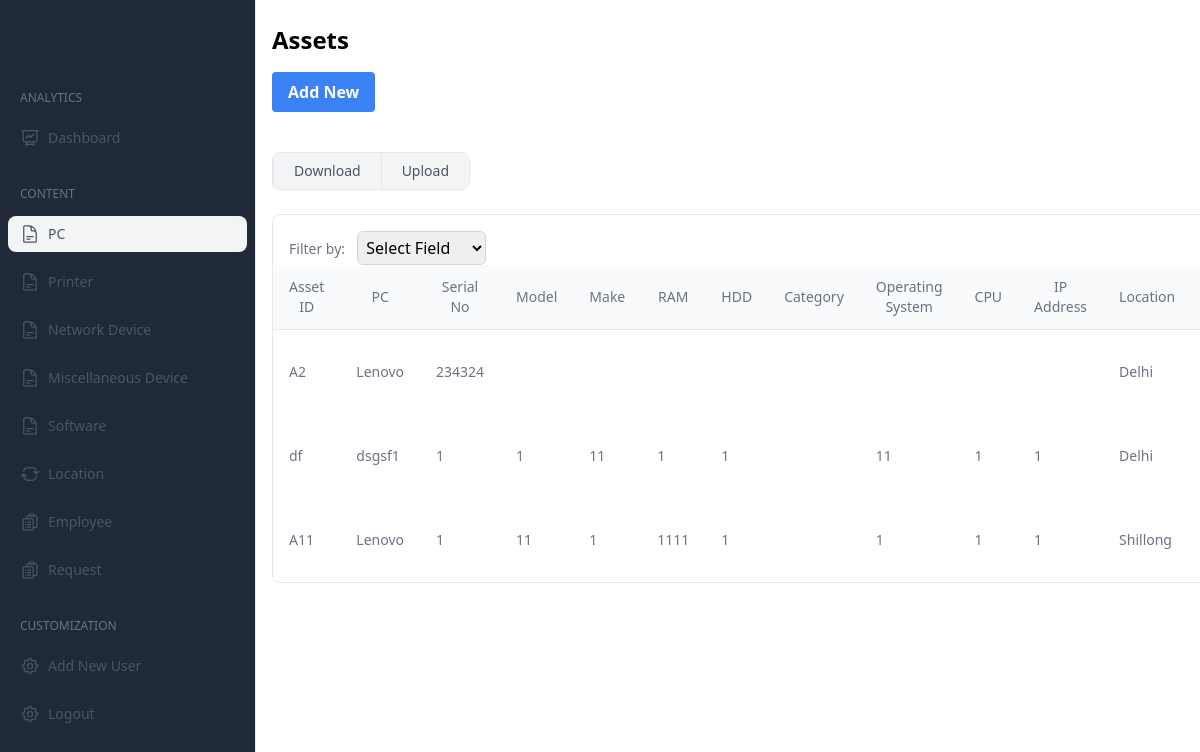
/pc/ (signed in), run on an earlier commit of the app's database.
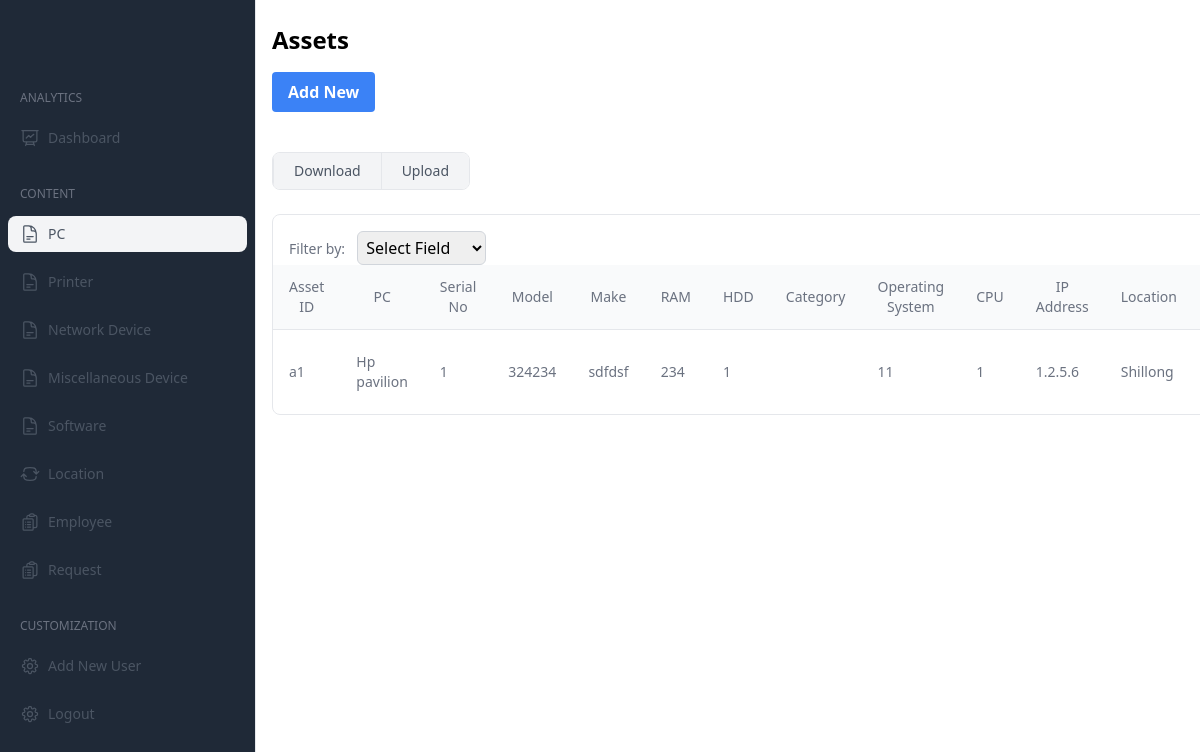
And on a later commit of the database.
### pc/models.py (models this page shows, shortened)
class PC(models.Model):
    pc_name = models.CharField(max_length=100)
    asset_id = models.CharField(max_length=6)
    serial_no = models.CharField(max_length=20)
    model = models.CharField(max_length=30)
    make = models.CharField(max_length=20)
    ram = models.CharField(max_length=10)
    hdd = models.CharField(max_length=10)
    catagory = models.CharField(max_length=20)
    operating_system = models.CharField(max_length=20)
    cpu = models.CharField(max_length=10)
    ip_address = models.CharField(max_length=20)
    location = models.ForeignKey(Location, on_delete=models.PROTECT, null=True)
    price = models.CharField(max_length=15)
    buy_date = models.DateField(default=datetime.date.today)
    warranty = models.IntegerField()
    expiry = models.DateField(null=True, blank=True)  # New field for expiry
    status = models.CharField(max_length=50, null=True)
    employee = models.ForeignKey(Employees, on_delete=models.PROTECT, null=True)
    softwares = models.ManyToManyField(Software)
    def get_software(self):
        return ", ".join([p.software_name for p in self.softwares.all()])

### location/models.py (models this page shows)
class Location(models.Model):
    location_name = models.CharField(max_length=50)
    def __str__(self):
        return self.location_name

### pc/views.py (the view, shortened to what this page needs)
# urls.py: path('pc/',pcviews.PCPage,name="pc_page"),
@login_required
def PCPage(req):
    if req.method=='GET':
        edata=Employees.objects.all()
        ldata=Location.objects.all()
        sdata=Software.objects.all()
        pdata=PC.objects.all()
        flag=3
        loc=""
        if req.user.is_authenticated:
            user = req.user
            if hasattr(user, 'myuser'):
                role = user.myuser.role
                if role=='superadmin':
                    flag=0
                elif role=='admin':
                    flag=1
                elif role=='itmanager':
                    flag=2
                    loc=user.myuser.location
                elif role=='employee':
                    flag=3
        data={
            'loc':loc,
            'flag':flag,
            'pdata':pdata,
            'ldata':ldata,
            'sdata':sdata,
            'edata':edata
        }
        return render(req,"pc.html",data)

### Employee/models.py (called while the page is built)
    def __str__(self):
        return self.employee_name

### templates/pc.html (shortened to what this page needs)
<!DOCTYPE html>
<html lang="en">
<head>
  <link href="https://cdn.jsdelivr.net/npm/tailwindcss@2.2.17/dist/tailwind.min.css" rel="stylesheet">
</head>
<body>
  <div  class="flex h-screen bg-gray-200">
    <aside id="sidebar" class="flex flex-col w-64 h-screen px-5 py-8 overflow-y-auto bg-gray-800 border-r rtl:border-r-0 rtl:border-l dark:bg-gray-900 dark:border-gray-700">
      <a href="#">
          <img class="w-auto h-7" src="https://merakiui.com/images/logo.svg" alt="">
      </a>
      <div class="flex flex-col justify-between flex-1 mt-6">
          <nav class="-mx-3 space-y-6 ">
              <div class="space-y-3 ">
                  <label class="px-3 text-xs text-gray-500 uppercase dark:text-gray-400">analytics</label>
                  <a href="/dashboard" class="flex items-center px-3 py-2 text-gray-600 transition-colors duration-300 transform rounded-lg dark:text-gray-200 hover:bg-gray-100 dark:hover:bg-gray-800 dark:hover:text-gray-200 hover:text-gray-700" href="#">
                      <span class="mx-2 text-sm font-medium">Dashboard</span>
                  </a>
              </div>
              <div class="space-y-3 ">
                  <label class="px-3 text-xs text-gray-500 uppercase dark:text-gray-400">content</label>
                  <a href="/pc" class="flex items-center px-3 py-2 text-gray-600 transition-colors duration-300 transform rounded-lg dark:text-gray-200 bg-gray-100 dark:hover:bg-gray-800 dark:hover:text-gray-200 hover:text-gray-700" href="#">
                    <span id="softwareButton" class="mx-2 text-sm font-medium">PC</span>
                </a>
                <a href="/printer" class="flex items-center px-3 py-2 text-gray-600 transition-colors duration-300 transform rounded-lg dark:text-gray-200 hover:bg-gray-100 dark:hover:bg-gray-800 dark:hover:text-gray-200 hover:text-gray-700" href="#">
                    <span id="softwareButton" class="mx-2 text-sm font-medium">Printer</span>
                </a>
                <a href="/networkDevice" class="flex items-center px-3 py-2 text-gray-600 transition-colors duration-300 transform rounded-lg dark:text-gray-200 hover:bg-gray-100 dark:hover:bg-gray-800 dark:hover:text-gray-200 hover:text-gray-700" href="#">
                    <span id="softwareButton" class="mx-2 text-sm font-medium">Network Device</span>
                </a>
                <a href="/miscDevice" class="flex items-center px-3 py-2 text-gray-600 transition-colors duration-300 transform rounded-lg dark:text-gray-200 hover:bg-gray-100 dark:hover:bg-gray-800 dark:hover:text-gray-200 hover:text-gray-700" href="#">
                    <span id="softwareButton" class="mx-2 text-sm font-medium">Miscellaneous Device</span>
                </a>
                  <a href="/software"  class="flex items-center px-3 py-2 text-gray-600 transition-colors duration-300 transform rounded-lg dark:text-gray-200 hover:bg-gray-100 dark:hover:bg-gray-800 dark:hover:text-gray-200 hover:text-gray-700" href="#">
                      <span id="softwareButton" class="mx-2 text-sm font-medium">Software</span>
                  </a>
                  <a href="/location" class="flex items-center px-3 py-2 text-gray-600 transition-colors duration-300 transform rounded-lg dark:text-gray-200 hover:bg-gray-100 dark:hover:bg-gray-800 dark:hover:text-gray-200 hover:text-gray-700" href="#">
                      <span class="mx-2 text-sm font-medium">Location</span>
                  </a>
                  <a href="/employee" class="flex items-center px-3 py-2 text-gray-600 transition-colors duration-300 transform rounded-lg dark:text-gray-200 hover:bg-gray-100 dark:hover:bg-gray-800 dark:hover:text-gray-200 hover:text-gray-700" href="#">
                      <span class="mx-2 text-sm font-medium">Employee</span>
                  </a>
                  {%if flag == 0 or flag == 1 %}
                  <a href="/request" class="flex items-center px-3 py-2 text-gray-600 transition-colors duration-300 transform rounded-lg dark:text-gray-200 hover:bg-gray-100 dark:hover:bg-gray-800 dark:hover:text-gray-200 hover:text-gray-700" href="#">
                    <span class="mx-2 text-sm font-medium">Request</span>
                </a>
                {%endif%}
              </div>
              <div class="space-y-3 ">
                  <label class="px-3 text-xs text-gray-500 uppercase dark:text-gray-400">Customization</label>
                  {% if flag == 0 or flag == 1 %}
                  <a href="/create_user" class="flex items-center px-3 py-2 text-gray-600 transition-colors duration-300 transform rounded-lg dark:text-gray-200 hover:bg-gray-100 dark:hover:bg-gray-800 dark:hover:text-gray-200 hover:text-gray-700" href="#">
                      <span class="mx-2 text-sm font-medium">Add New User</span>
                  </a>
                  {% endif%}
                  <a href="/" class="flex items-center px-3 py-2 text-gray-600 transition-colors duration-300 transform rounded-lg dark:text-gray-200 hover:bg-gray-100 dark:hover:bg-gray-800 dark:hover:text-gray-200 hover:text-gray-700" href="#">
                    <span class="mx-2 text-sm font-medium">Logout</span>
                </a>
              </div>
          </nav>
      </div>
  </aside>
    <div class="flex-1 flex flex-col overflow-hidden">
      <main class="flex-1 overflow-x-auto bg-white">
        <div class="container mx-auto py-6 px-4">
          <h1 class="text-2xl font-semibold mb-4">Assets</h1>
          {% if flag == 0 or flag == 1 %}
          <button id="addNewBtn" class="bg-blue-500 hover:bg-blue-700 text-white font-bold py-2 px-4 rounded mb-4">Add New</button>
          {%endif%}
          <div class="mt-6 md:flex md:items-center md:justify-between">
            <div class="inline-flex overflow-hidden bg-white border divide-x rounded-lg dark:bg-gray-900 rtl:flex-row-reverse dark:border-gray-700 dark:divide-gray-700">
                <a href="/exportpc" id="dload" class="px-5 py-2 text-xs font-medium text-gray-600 transition-colors duration-200 bg-gray-100 sm:text-sm dark:bg-gray-800 dark:text-gray-300">
                  Download
              </a>
              <a  href="" id="upload" class="px-5 py-2 text-xs font-medium text-gray-600 transition-colors duration-200 bg-gray-100 sm:text-sm dark:bg-gray-800 dark:text-gray-300">
                Upload
            </a>
            </div>
        </div>
          <div id="tableBody" class="flex flex-col mt-6">
            <div class="-mx-4 -my-2 overflow-x-auto sm:-mx-6 lg:-mx-8">
                <div class="inline-block min-w-full py-2 align-middle md:px-6 lg:px-8">
                    <div class="overflow-hidden border border-gray-200 dark:border-gray-700 md:rounded-lg">
                      <div class="mt-4 px-4">
                        <label for="filterField" class="text-sm font-medium text-gray-500 dark:text-gray-400">Filter by:</label>
                        <select id="filterField" onchange="showInputField()" class="ml-2 p-1 border border-gray-300 dark:border-gray-700 rounded-md focus:outline-none focus:ring-blue-500 focus:border-blue-500">
                          <option value="" disabled selected>Select Field</option>
                        </select>
                      </div>
                      <table class="min-w-full divide-y divide-gray-200 dark:divide-gray-700">
                        <thead class="bg-gray-50 dark:bg-gray-800">
                          <tr>
                            <th scope="col" class="px-4 py-3 text-sm font-medium text-gray-500 dark:text-gray-400">
                              Asset ID
                            </th>
                            <th scope="col" class="px-4 py-3 text-sm font-medium text-gray-500 dark:text-gray-400">
                              PC
                            </th>
                            <th scope="col" class="px-4 py-3 text-sm font-medium text-gray-500 dark:text-gray-400">
                              Serial No
                            </th>
                            <th scope="col" class="px-4 py-3 text-sm font-medium text-gray-500 dark:text-gray-400">
                              Model
                            </th>
                            <th scope="col" class="px-4 py-3 text-sm font-medium text-gray-500 dark:text-gray-400">
                              Make
                            </th>
                            <th scope="col" class="px-4 py-3 text-sm font-medium text-gray-500 dark:text-gray-400">
                              RAM
                            </th>
                            <th scope="col" class="px-4 py-3 text-sm font-medium text-gray-500 dark:text-gray-400">
                              HDD
                            </th>
                            <th scope="col" class="px-4 py-3 text-sm font-medium text-gray-500 dark:text-gray-400">
                              Category
                            </th>
                            <th scope="col" class="px-4 py-3 text-sm font-medium text-gray-500 dark:text-gray-400">
                              Operating System
                            </th>
                            <th scope="col" class="px-4 py-3 text-sm font-medium text-gray-500 dark:text-gray-400">
                              CPU
                            </th>
                            <th scope="col" class="px-4 py-3 text-sm font-medium text-gray-500 dark:text-gray-400">
                              IP Address
                            </th>
                            <th scope="col" class="px-4 py-3 text-sm font-medium text-gray-500 dark:text-gray-400">
                              Location
                            </th>
                            <th scope="col" class="px-4 py-3 text-sm font-medium text-gray-500 dark:text-gray-400">
                            </th>
                          </tr>
                        </thead>
                        <tbody>
                          {% for n in pdata %}
                          <tr>
                            <td class="px-4 py-3 text-sm font-medium text-gray-500 dark:text-gray-400">
                              {{ n.asset_id }}
                            </td>
                            <td class="px-4 py-3 text-sm font-medium text-gray-500 dark:text-gray-400">
                              {{ n.pc_name }}
                            </td>
                            <td class="px-4 py-3 text-sm font-medium text-gray-500 dark:text-gray-400">
                              {{ n.serial_no }}
                            </td>
                            <td class="px-4 py-3 text-sm font-medium text-gray-500 dark:text-gray-400">
                              {{ n.model }}
                            </td>
                            <td class="px-4 py-3 text-sm font-medium text-gray-500 dark:text-gray-400">
                              {{ n.make }}
                            </td>
                            <td class="px-4 py-3 text-sm font-medium text-gray-500 dark:text-gray-400">
                              {{ n.ram }}
                            </td>
                            <td class="px-4 py-3 text-sm font-medium text-gray-500 dark:text-gray-400">
                              {{ n.hdd }}
                            </td>
                            <td class="px-4 py-3 text-sm font-medium text-gray-500 dark:text-gray-400">
                            </td>
                            <td class="px-4 py-3 text-sm font-medium text-gray-500 dark:text-gray-400">
                              {{ n.operating_system }}
                            </td>
                            <td class="px-4 py-3 text-sm font-medium text-gray-500 dark:text-gray-400">
                              {{ n.cpu }}
                            </td>
                            <td class="px-4 py-3 text-sm font-medium text-gray-500 dark:text-gray-400">
                              {{ n.ip_address }}
                            </td>
                            <td class="px-4 py-3 text-sm font-medium text-gray-500 dark:text-gray-400">
                              {{ n.location }}
                            </td>
                            <td class="px-4 py-3 text-sm font-medium text-gray-500 dark:text-gray-400">
                            </td>
                                </tr>
                                {%endfor%}
                            </tbody>
                        </table>
                    </div>
                </div>
            </div>
        </div>
        </div>
      </html>
</body>
</html>

What changed in the data, as far as the page shows it:
removed PC: asset_id "A2", pc_name "Lenovo", serial_no "234324", location "Delhi"
removed PC: asset_id "df", pc_name "dsgsf1", serial_no "1", model "1", make "11", ram "1", hdd "1", operating_system "11", cpu "1", ip_address "1", location "Delhi"
removed PC: asset_id "A11", pc_name "Lenovo", serial_no "1", model "11", make "1", ram "1111", hdd "1", operating_system "1", cpu "1", ip_address "1", location "Shillong"
added PC: asset_id "a1", pc_name "Hp pavilion", serial_no "1", model "324234", make "sdfdsf", ram "234", hdd "1", operating_system "11", cpu "1", ip_address "1.2.5.6", location "Shillong"
